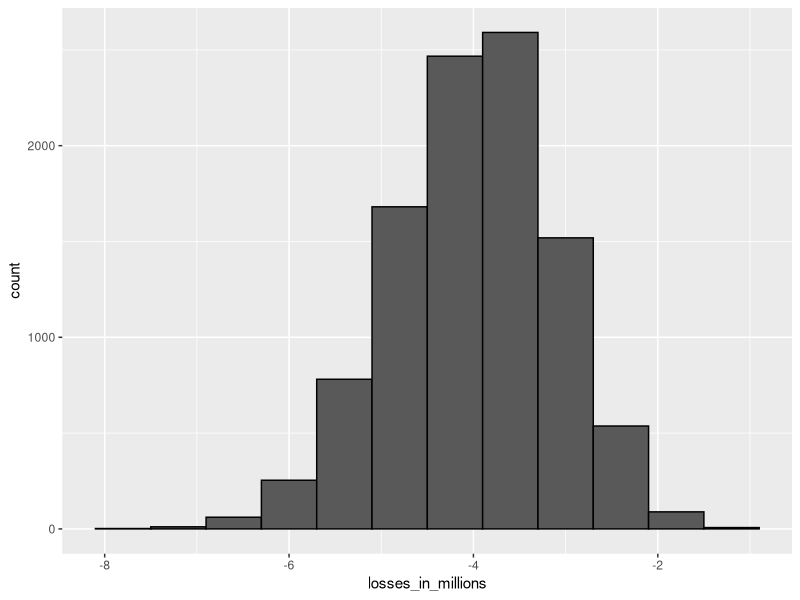

The R source for this figure:
## In a way, the sampling models we've been talking about are also used by banks to
## decide interest rates. Let's see how this could be.

## Suppose you run a small bank that has a history of identifying potential 
## homeowners that can be trusted to make payments. In fact, historically in a 
## given year only 2% of your customers default (don't pay back the money).
## However, note that if you simply loan money to everybody without interest, you'll
## end up losing money due to this 2%. Although you know 2% of your clients will 
## probably default, you don't know which ones.

## However, by charging everybody just a bit extra you can make up for the losses 
## incurred due to the 2%, and also pay the employees at work to make these loans 
## happen. You can also make a profit, but if you set the interest rate too high 
## your clients will go to another bank. We use all these facts and some probability
## theory to decide what interest rates we should charge.

## Suppose your bank will give out 1,000 loans for 180,000 this year. Also suppose 
## that your bank loses, after adding up all the costs, $200,000 per foreclosure.
## (including all operational costs.)
## A sampling model for this scenario is coded like this.
## We either default and lose money = 1, or not default and not lose money = 0.
n <- 1000
loss_per_foreclosure <- -200000
p <- 0.02
defaults <- sample(c(0,1), n, prob=c(1-p, p), replace = TRUE)
sum(defaults)
sum(defaults * loss_per_foreclosure)
## Note that the total loss defined by the final sum is a random variable. Every 
## time you run the code you get a different answer. This is because it's a 
## probability of defaulting. It's not going to happen for sure.
## We can easily construct a Monte Carlo simulation to get an idea of the 
## distribution of this random variable.
B <- 10000
losses <- replicate(B, {
  defaults <- sample( c(0,1), n, prob=c(1-p, p), replace = TRUE) 
  sum(defaults * loss_per_foreclosure)
})
library(tidyverse)
data.frame(losses_in_millions = losses/10^6) %>%
  ggplot(aes(losses_in_millions)) +
  geom_histogram(binwidth = 0.6, col = "black")
## We can see that we're going to lose money because of these people that default. 
## And the distribution tells how much money we're going to lose in millions.
## However, we don't really need a Monte Carlo simulation. CLT tells us that because
## our losses are a sum of independent draws, its distribution is approximately 
## normal with expected value and standard deviation given by the following formula.
n*(p*loss_per_foreclosure + (1-p)*0) # expected value
sqrt(n)*abs(loss_per_foreclosure)*sqrt(p*(1-p)) # standard deviation

## We can now set an interest rate to guarantee that on average, we break even.
## Basically, we need to add a quantity 'x' to each loan, which in this case are 
## represented by draws, so that the expected value is zero. That means breaking 
## even. That is,
## If l -> loss per foreclosure, then we need to set x such that the following 
## expression holds:
##                lp + x(1-p) = 0
##              => x = -lp/(1-p)
x = -loss_per_foreclosure*p/(1-p) # = 4081.633
## On a $180,000 loan, this equals an interest rate of:
x/180000 ## This is an interest rate of ~2%

## Although this interest rate guarantees that on average we break even, there's a 
## 50% chance that we will lose money. If our bank loses money, we have to close it 
## down. So we need to pick an interest rate that makes it unlikely for this to 
## happen. At the same time, if the interest rate is too high our clients will go to
## another bank. So we must be willing to take some risks. So, let's they say that 
## we want our chances of losing money to be 1 in 100.
## That is, we want the sum (S) to have the probability of S < 0 to be 0.01.
## Pr(S < 0) = 0.01
## We know that S is approximately normal. The expected value of S is given by:
## E[S] = {lp + x(1-p)}*n
## n -> number of draws, i.e. the number of loans.
## The standard error is given by:
## SE[S] = |x - l| sqrt(np(1-p))
## These are just the formulas used earlier, but using more compact symbols.

## Now we're going to use a mathematical trick that is very common in statistics.
## We're going to add and subtract the same quantities to both sides of the event 
## S < 0 so that the probability does not change, and we end up with a standard 
## normal random variable on the left, which will then permit us to write down an 
## equation with only x as an unknown.
##              Pr(S < 0) = 0.01
##              Pr((S - E[S])/SE[S] < - E[S]/SE[S]) = 0.01
## The term on the left is a standard normal random variable, Z.
##              Pr(Z < - E[S]/SE[S])
##              Pr(Z < -({lp + x(1-p)}*n)/(|x - l| sqrt(np(1-p))))
## Here, l,p,n are all known numbers and only x is unknown.

## Now, because Z is a normal random variable with expected value of 0 and standard 
## error 1, it means that the quantity on the right must be equal to qnorm(0.01)
qnorm(0.01)
## Then the equation above will hold true. Remember that if we set z to be qnorm(0.01)
## this will give you a value of z for which the following formula is true.
## Pr(Z <= z) = 0.01
## So this means that the right side of the complicated equation must be equal to 
## qnorm(0.01). So we have this formula:
##          -({lp + x(1-p)}*n)/(|x - l| sqrt(np(1-p))) = z
## Solving for x,
l <- loss_per_foreclosure
z <- qnorm(0.01)
x <- -l*( n*p - z*sqrt(n*p*(1-p)))/ ( n*(1-p) + z*sqrt(n*p*(1-p)))
rate <- x/180000
## Note also that by choosing this interest rate, we now have an expected profit 
## per loan of about $2,124, which is a total expected profit of about $2 million.
loss_per_foreclosure*p + x*(1-p)    # expected value of the profit per loan
n*(loss_per_foreclosure*p + x*(1-p)) # expected value of the profit over n loans


## We can run a Monte Carlo simulation and check our theoretical approximation. 
## We do that, and we indeed get that value again. And again, the probability of 
## profit being less than zero according to the Monte Carlo simulation is about 1%.
B <- 100000
profit <- replicate(B, {
  draws <- sample( c(x, loss_per_foreclosure), n, 
                   prob=c(1-p, p), replace = TRUE) 
  sum(draws)
})
mean(profit)    # expected value of the profit over n loans
mean(profit<0)    # probability of losing money
